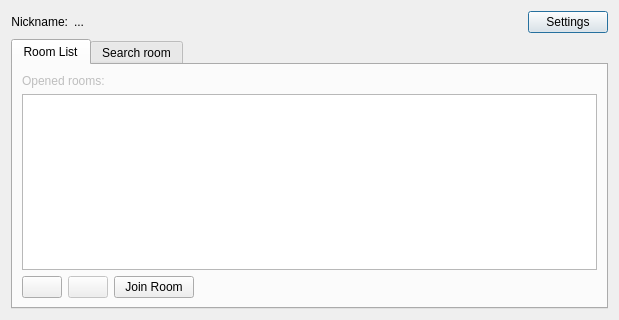
<?xml version="1.0" encoding="UTF-8"?>
<ui version="4.0">
 <class>FindRoomDialog</class>
 <widget class="QDialog" name="FindRoomDialog">
  <property name="windowModality">
   <enum>Qt::NonModal</enum>
  </property>
  <property name="geometry">
   <rect>
    <x>0</x>
    <y>0</y>
    <width>619</width>
    <height>320</height>
   </rect>
  </property>
  <property name="minimumSize">
   <size>
    <width>300</width>
    <height>300</height>
   </size>
  </property>
  <property name="windowTitle">
   <string>Find Room</string>
  </property>
  <layout class="QVBoxLayout" name="verticalLayout">
   <item>
    <layout class="QHBoxLayout" name="horizontalLayout_3">
     <item>
      <widget class="QLabel" name="label_6">
       <property name="text">
        <string>Nickname:</string>
       </property>
       <property name="alignment">
        <set>Qt::AlignRight|Qt::AlignTrailing|Qt::AlignVCenter</set>
       </property>
      </widget>
     </item>
     <item>
      <widget class="QLabel" name="nicknameLb">
       <property name="text">
        <string>...</string>
       </property>
      </widget>
     </item>
     <item>
      <spacer name="horizontalSpacer_4">
       <property name="orientation">
        <enum>Qt::Horizontal</enum>
       </property>
       <property name="sizeType">
        <enum>QSizePolicy::MinimumExpanding</enum>
       </property>
       <property name="sizeHint" stdset="0">
        <size>
         <width>10</width>
         <height>10</height>
        </size>
       </property>
      </spacer>
     </item>
     <item>
      <widget class="QPushButton" name="settingsBtn">
       <property name="enabled">
        <bool>true</bool>
       </property>
       <property name="text">
        <string>Settings</string>
       </property>
       <property name="icon">
        <iconset resource="../../../Engine/EResources.qrc">
         <normaloff>:/images/settings</normaloff>:/images/settings</iconset>
       </property>
      </widget>
     </item>
    </layout>
   </item>
   <item>
    <widget class="QTabWidget" name="tabWidget">
     <property name="tabShape">
      <enum>QTabWidget::Rounded</enum>
     </property>
     <property name="currentIndex">
      <number>0</number>
     </property>
     <widget class="QWidget" name="tab">
      <attribute name="icon">
       <iconset resource="../../../Engine/EResources.qrc">
        <normaloff>:/images/globalSearch</normaloff>:/images/globalSearch</iconset>
      </attribute>
      <attribute name="title">
       <string>Room List</string>
      </attribute>
      <layout class="QHBoxLayout" name="horizontalLayout_4">
       <item>
        <layout class="QVBoxLayout" name="verticalLayout_3">
         <item>
          <widget class="QLabel" name="listTitleLb">
           <property name="enabled">
            <bool>false</bool>
           </property>
           <property name="text">
            <string>Opened rooms:</string>
           </property>
          </widget>
         </item>
         <item>
          <widget class="QTableWidget" name="roomsTableWidget">
           <property name="enabled">
            <bool>true</bool>
           </property>
           <property name="editTriggers">
            <set>QAbstractItemView::NoEditTriggers</set>
           </property>
           <property name="selectionMode">
            <enum>QAbstractItemView::SingleSelection</enum>
           </property>
           <property name="selectionBehavior">
            <enum>QAbstractItemView::SelectRows</enum>
           </property>
           <property name="showGrid">
            <bool>true</bool>
           </property>
           <property name="gridStyle">
            <enum>Qt::SolidLine</enum>
           </property>
           <property name="sortingEnabled">
            <bool>true</bool>
           </property>
           <attribute name="horizontalHeaderCascadingSectionResizes">
            <bool>true</bool>
           </attribute>
           <attribute name="horizontalHeaderDefaultSectionSize">
            <number>60</number>
           </attribute>
           <attribute name="horizontalHeaderMinimumSectionSize">
            <number>25</number>
           </attribute>
           <attribute name="verticalHeaderDefaultSectionSize">
            <number>20</number>
           </attribute>
          </widget>
         </item>
         <item>
          <layout class="QHBoxLayout" name="horizontalLayout">
           <item>
            <widget class="QPushButton" name="refreshListBtn">
             <property name="enabled">
              <bool>true</bool>
             </property>
             <property name="icon">
              <iconset resource="../../../Engine/EResources.qrc">
               <normaloff>:/images/refresh</normaloff>:/images/refresh</iconset>
             </property>
            </widget>
           </item>
           <item>
            <widget class="QPushButton" name="stopSearchBtn">
             <property name="enabled">
              <bool>false</bool>
             </property>
             <property name="icon">
              <iconset resource="../../../Engine/EResources.qrc">
               <normaloff>:/images/stop</normaloff>:/images/stop</iconset>
             </property>
            </widget>
           </item>
           <item>
            <widget class="QPushButton" name="joinRoomListBtn">
             <property name="enabled">
              <bool>true</bool>
             </property>
             <property name="text">
              <string>Join Room</string>
             </property>
            </widget>
           </item>
           <item>
            <spacer name="horizontalSpacer_3">
             <property name="orientation">
              <enum>Qt::Horizontal</enum>
             </property>
             <property name="sizeHint" stdset="0">
              <size>
               <width>40</width>
               <height>20</height>
              </size>
             </property>
            </spacer>
           </item>
          </layout>
         </item>
        </layout>
       </item>
      </layout>
     </widget>
     <widget class="QWidget" name="widget">
      <attribute name="icon">
       <iconset resource="../../../Engine/EResources.qrc">
        <normaloff>:/images/search</normaloff>:/images/search</iconset>
      </attribute>
      <attribute name="title">
       <string>Search room</string>
      </attribute>
      <layout class="QVBoxLayout" name="verticalLayout_4">
       <item>
        <layout class="QVBoxLayout" name="verticalLayout_2">
         <item>
          <widget class="QLabel" name="label_5">
           <property name="text">
            <string>Direct Connection:</string>
           </property>
          </widget>
         </item>
         <item>
          <layout class="QHBoxLayout" name="horizontalLayout_2">
           <item>
            <widget class="QLabel" name="label_3">
             <property name="text">
              <string>IP:</string>
             </property>
            </widget>
           </item>
           <item>
            <widget class="QLineEdit" name="ipLineEdit">
             <property name="text">
              <string>127.0.0.1</string>
             </property>
            </widget>
           </item>
           <item>
            <widget class="QLabel" name="label_4">
             <property name="text">
              <string>Port</string>
             </property>
            </widget>
           </item>
           <item>
            <widget class="QSpinBox" name="portSpinBox">
             <property name="maximum">
              <number>99999</number>
             </property>
             <property name="value">
              <number>0</number>
             </property>
            </widget>
           </item>
           <item>
            <spacer name="horizontalSpacer_2">
             <property name="orientation">
              <enum>Qt::Horizontal</enum>
             </property>
             <property name="sizeHint" stdset="0">
              <size>
               <width>40</width>
               <height>20</height>
              </size>
             </property>
            </spacer>
           </item>
          </layout>
         </item>
        </layout>
       </item>
       <item>
        <layout class="QHBoxLayout" name="horizontalLayout_5">
         <property name="spacing">
          <number>2</number>
         </property>
         <item>
          <widget class="QPushButton" name="pingBtn">
           <property name="enabled">
            <bool>true</bool>
           </property>
           <property name="text">
            <string>Ping</string>
           </property>
          </widget>
         </item>
         <item>
          <widget class="QPushButton" name="joinServerBtn">
           <property name="enabled">
            <bool>false</bool>
           </property>
           <property name="text">
            <string>Join Room</string>
           </property>
          </widget>
         </item>
         <item>
          <spacer name="horizontalSpacer">
           <property name="orientation">
            <enum>Qt::Horizontal</enum>
           </property>
           <property name="sizeHint" stdset="0">
            <size>
             <width>40</width>
             <height>20</height>
            </size>
           </property>
          </spacer>
         </item>
        </layout>
       </item>
       <item>
        <spacer name="verticalSpacer_2">
         <property name="orientation">
          <enum>Qt::Vertical</enum>
         </property>
         <property name="sizeType">
          <enum>QSizePolicy::Fixed</enum>
         </property>
         <property name="sizeHint" stdset="0">
          <size>
           <width>20</width>
           <height>14</height>
          </size>
         </property>
        </spacer>
       </item>
       <item>
        <widget class="QLabel" name="searchRoomInfoLb">
         <property name="minimumSize">
          <size>
           <width>50</width>
           <height>100</height>
          </size>
         </property>
         <property name="text">
          <string/>
         </property>
         <property name="alignment">
          <set>Qt::AlignLeading|Qt::AlignLeft|Qt::AlignTop</set>
         </property>
         <property name="wordWrap">
          <bool>true</bool>
         </property>
        </widget>
       </item>
       <item>
        <spacer name="verticalSpacer">
         <property name="orientation">
          <enum>Qt::Vertical</enum>
         </property>
         <property name="sizeHint" stdset="0">
          <size>
           <width>20</width>
           <height>40</height>
          </size>
         </property>
        </spacer>
       </item>
      </layout>
     </widget>
    </widget>
   </item>
  </layout>
 </widget>
 <resources>
  <include location="../../../Engine/EResources.qrc"/>
 </resources>
 <connections/>
</ui>
